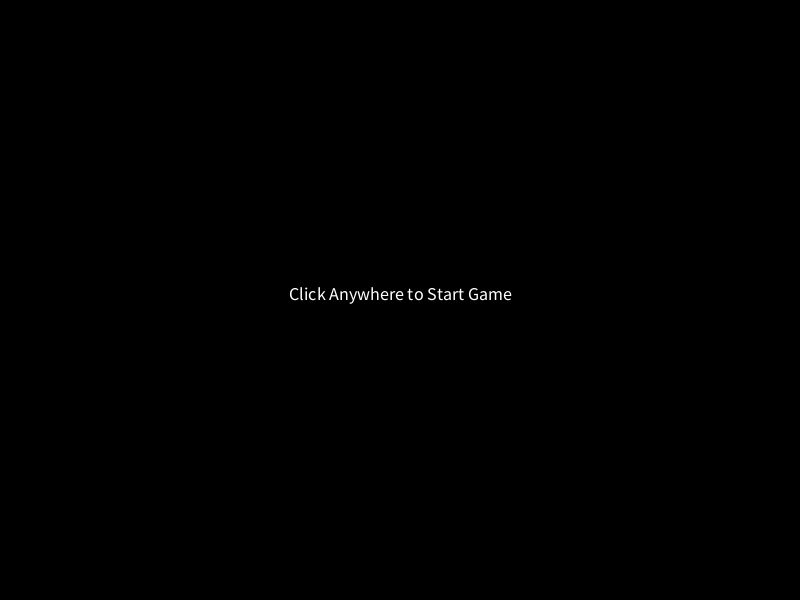
Frame 1 (no input)
Frame 60 (the mouse pressed at the canvas centre just before this capture): identical to frame 1, image omitted
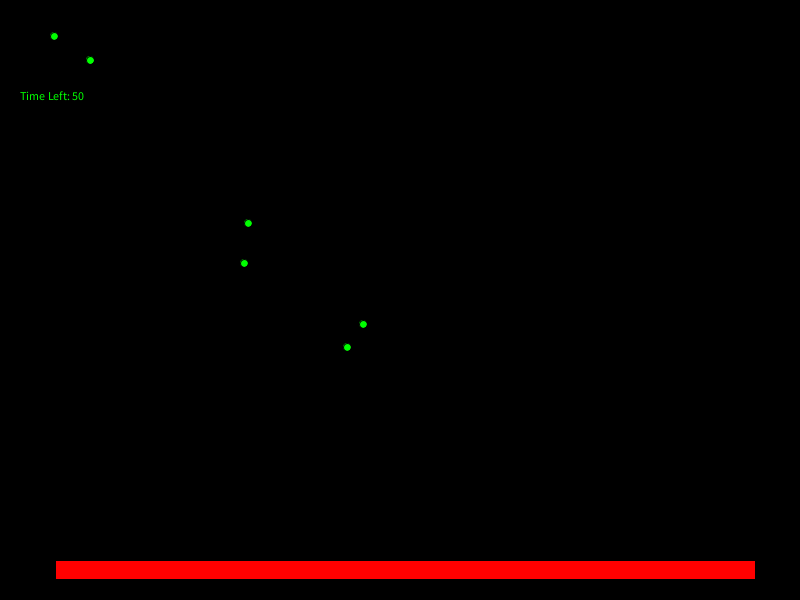
Frame 120 (the mouse held since frame 60 and released just before this capture)

The Processing sketch that drew these frames (run headless with seeded random() and noise(); from frame 60 on, the mouse is pressed at the canvas centre):

// Processing sketch: practicaAlgebra_main
// ── practicaAlgebra_main.pde
//Algebra Game
//Integrants:
//Josep Romera
//Pablo Perpiñan

String gameState;

int[] objects_x_coord;
int[] objects_y_coord;
int[] objects_x_coord2;
int[] objects_y_coord2;
// How many objects?
int amount_objects, escape;
// Radius
int circles_radius;
int N;
int health;
int lifes = 3;
//NPC Speed
float npc_speed = random(1.5, 6);

Timer countDownTimer;
int timeLeft; 


void setup() {
  size(800, 600);
  gameState = "START";
  amount_objects = 7;
  
  health = 500;
  countDownTimer = new Timer(1000);
  timeLeft = 50;

  escape = 3;
  // Objects in screen
  objects_x_coord2 = new int[amount_objects];
  objects_y_coord2= new int[amount_objects];

  objects_x_coord = new int[escape];
  objects_y_coord = new int[escape];
  // Locate the objects (x,y)
  // Random!!!
  for (int counter=0; counter<amount_objects; counter++) {
    objects_x_coord2[counter] = (int)random(width-1);
    objects_y_coord2[counter] = (int)random(height-1);
  }
  for (int counter=0; counter<escape; counter++) {
    objects_x_coord[counter] = (int)random(width-1);
    objects_y_coord[counter] = (int)random(height-1);
  }
  // Radius for the circles is
  circles_radius = 8;
}

void draw() {
  clearBackground(); 
  if (gameState == "START") {
    startGame();
  } else if (gameState == "PLAY") {
    playGame();
  } else if (gameState == "WIN") {
    winGame();
  } else if (gameState == "LOSE") {
    loseGame();
  }
}

void startGame() {
  background(0);
  textAlign(CENTER);
  textSize(18);
  fill(255, 255, 255);
  text("Click Anywhere to Start Game", width/2, height/2);
  if (mousePressed == true) {
    gameState = "PLAY";
    countDownTimer.start();
  }
}

void playGame() {
  background(0);
  // Object's color is green
  fill(0, 255, 0);
  // We loop through the objects
  for (int counter=0; counter<escape; counter++) {
    ellipse(objects_x_coord[counter], 
      objects_y_coord[counter], 
      circles_radius, circles_radius);
    // 1- Evaluate a vector
    float vectorX, vectorY;
    vectorX=mouseX-objects_x_coord[counter];
    vectorY=mouseY-objects_y_coord[counter];
    // 2- Normalize the vector
    float magnitude = sqrt(vectorX*vectorX + vectorY*vectorY);
    vectorX/=magnitude;
    vectorY/=magnitude;
    // 3- Scale the vector

    vectorX*=npc_speed;
    vectorY*=npc_speed;
    // 4- Move the enemy
    objects_x_coord[counter]-=vectorX;
    objects_y_coord[counter]-=vectorY;
  }

  for (int counter2=0; counter2<amount_objects; counter2++) {
    ellipse(objects_x_coord2[counter2], 
      objects_y_coord2[counter2], 
      circles_radius, circles_radius);
    // 1- Evaluate a vector
    float vectorX, vectorY;
    vectorX=mouseX-objects_x_coord2[counter2];
    vectorY=mouseY-objects_y_coord2[counter2];
    // 2- Normalize the vector
    float magnitude = sqrt(vectorX*vectorX + vectorY*vectorY);
    vectorX/=magnitude;
    vectorY/=magnitude;
    // 3- Scale the vector

    vectorX*=npc_speed;
    vectorY*=npc_speed;
    // 4- Move the enemy
    objects_x_coord2[counter2]+=vectorX;
    objects_y_coord2[counter2]+=vectorY;
  }
  //Countdown
  if(countDownTimer.complete() == true){
   if (timeLeft > 1 ) {
      timeLeft--;
      countDownTimer.start();
   } else {
      gameState = "LOSE"; 
   }
  }
  //Show countdown
  String s ="Time Left: " + timeLeft;
  textAlign(LEFT);
  textSize(12);
  text(s, 20, 100);
  
  //Show health bar
  fill(255, 0, 0);
  rect(55, 560, map(health, 0, 500, 0, 700), 19 );
  if(health <= 0){
    gameState = "LOSE";
  }


}

void winGame() {
  fill(0);
  text("HAS GANADO!", width/2, height/2);
  if (mousePressed == true) {
    gameState = "START";
  }
}

void loseGame() {
  background(0);
  fill(255,255,255);
  textSize(18);
  text("YOU LOSE :( ", width/2, height/2);
  
  
  //Try again button
  fill(255,255,255);
  rect(width/2-50, height/2+80, 100,60);
  fill(255,255,255);
  textSize(36);
  fill(0,255,0);
  text("Try Again", width/2, height/2+122); 
  float leftEdge = width/2-50;
  float rightEdge = width/2+50;
  float topEdge = height/2+80;
  float bottomEdge = height/2 + 140;
  
  if (mousePressed == true && 
      mouseX > leftEdge && 
      mouseX < rightEdge && 
      mouseY > topEdge && 
      mouseY < bottomEdge
      ) {
        
    gameState = "START";
    resetGame();
  }
}

void resetGame() {
  health = 500;
  timeLeft = 50;
  objects_x_coord2 = new int[amount_objects];
  objects_y_coord2= new int[amount_objects];

  objects_x_coord = new int[escape];
  objects_y_coord = new int[escape];
  // Locate the objects (x,y)
  // Random!!!
  for (int counter=0; counter<amount_objects; counter++) {
    objects_x_coord2[counter] = (int)random(width-1);
    objects_y_coord2[counter] = (int)random(height-1);
  }
  for (int counter=0; counter<escape; counter++) {
    objects_x_coord[counter] = (int)random(width-1);
    objects_y_coord[counter] = (int)random(height-1);
  }
  // Radius for the circles is
  circles_radius = 8;
}

void clearBackground() {
  fill(255);
  rect(0, 0, width, height);
}

// Events (callbacks)
// PC moves with the mouse
void mouseMoved() {
  float[] distance_between_centers;
  float magnitude_of_vector;
  distance_between_centers =
    new float[2];  // For X and Y coords.
  boolean collided = false;

  // Collision detection code
  // 1- Find the vector
  // 2- Find the magnitude
  // 3- Evaluate distance
  // 4- Compare magnitude & distance
  // 5- Decide!
  // You should follow this sequence
  // for all the objects
  for (int counter=0; counter<amount_objects; counter++) {
    // Vector Coords.
    distance_between_centers[0]=
      mouseX - objects_x_coord2[counter];
    distance_between_centers[1]=
      mouseY - objects_y_coord2[counter];
    // Vector Magnitude.
    magnitude_of_vector = sqrt(
      distance_between_centers[0]*
      distance_between_centers[0] +
      distance_between_centers[1]*
      distance_between_centers[1]);
    // The comparison!
    // There is collision if...
    if (magnitude_of_vector<
      circles_radius+circles_radius) {
      collided = true;
    }
  }
  // We show a message
  fill(255);
  if (collided) {
    //println("YES
    //text("YES :)", 20, 380);
    health -= 1;
    
  } else {
    //println("NO");
    //text("HAS PERDIDO :(", 20, 380);
    text(health, 20, 550);
  }
  // Red for the PC
  fill(255, 0, 0);
  ellipse(mouseX, mouseY, 
    circles_radius, circles_radius);
}

// ── Timer.pde
class Timer {
  int startTime;
  int interval;
  
  Timer(int timeInterval) {
   interval = timeInterval; 
  }
  
  void start(){
   startTime = millis(); 
  }
  
  boolean complete(){
   int elapsedTime = millis() - startTime;
   if (elapsedTime > interval) {
     return true;
  }else {
    return false;
  }
  }
}
